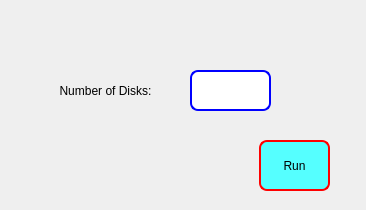
<?xml version="1.0" encoding="UTF-8"?>
<ui version="4.0">
 <class>Dialog</class>
 <widget class="QDialog" name="Dialog">
  <property name="geometry">
   <rect>
    <x>0</x>
    <y>0</y>
    <width>366</width>
    <height>210</height>
   </rect>
  </property>
  <property name="windowTitle">
   <string>Dialog</string>
  </property>
  <property name="styleSheet">
   <string notr="true"/>
  </property>
  <widget class="QLabel" name="label">
   <property name="geometry">
    <rect>
     <x>40</x>
     <y>60</y>
     <width>131</width>
     <height>61</height>
    </rect>
   </property>
   <property name="layoutDirection">
    <enum>Qt::LeftToRight</enum>
   </property>
   <property name="styleSheet">
    <string notr="true">
border-radius:6%;


font: 10pt &quot;MS Shell Dlg 2&quot;;</string>
   </property>
   <property name="text">
    <string>Number of Disks:</string>
   </property>
   <property name="alignment">
    <set>Qt::AlignCenter</set>
   </property>
  </widget>
  <widget class="QLineEdit" name="enternumber">
   <property name="geometry">
    <rect>
     <x>190</x>
     <y>70</y>
     <width>81</width>
     <height>41</height>
    </rect>
   </property>
   <property name="styleSheet">
    <string notr="true">border:2px solid blue;
color:rgb(85, 0, 0);
border-radius: 8%</string>
   </property>
  </widget>
  <widget class="QPushButton" name="runclick">
   <property name="geometry">
    <rect>
     <x>259</x>
     <y>140</y>
     <width>71</width>
     <height>51</height>
    </rect>
   </property>
   <property name="styleSheet">
    <string notr="true">background-color: rgb(85, 255, 255);

font: 18pt &quot;MS Shell Dlg 2&quot;;

border: 2px solid red;
border-radius: 8%;</string>
   </property>
   <property name="text">
    <string>Run</string>
   </property>
  </widget>
 </widget>
 <resources/>
 <connections/>
</ui>
